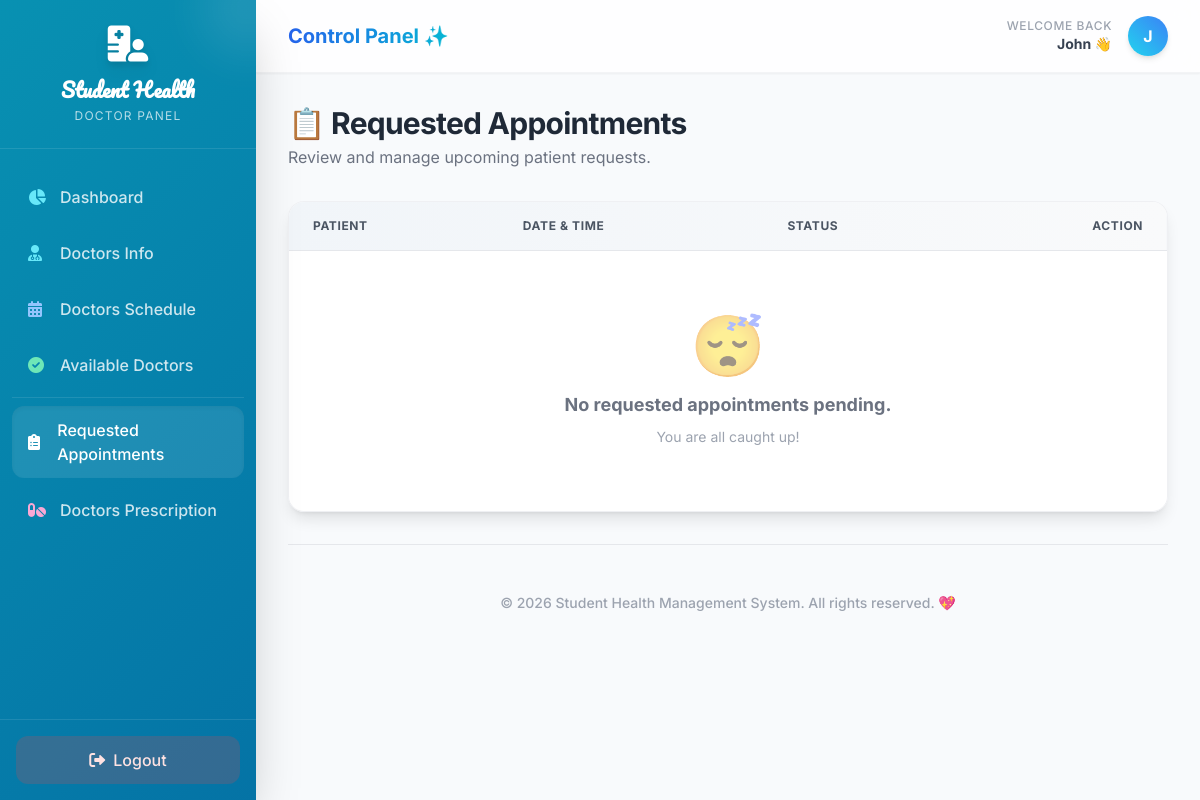
Before: /appointments/requested/ (signed in) with the older database file.
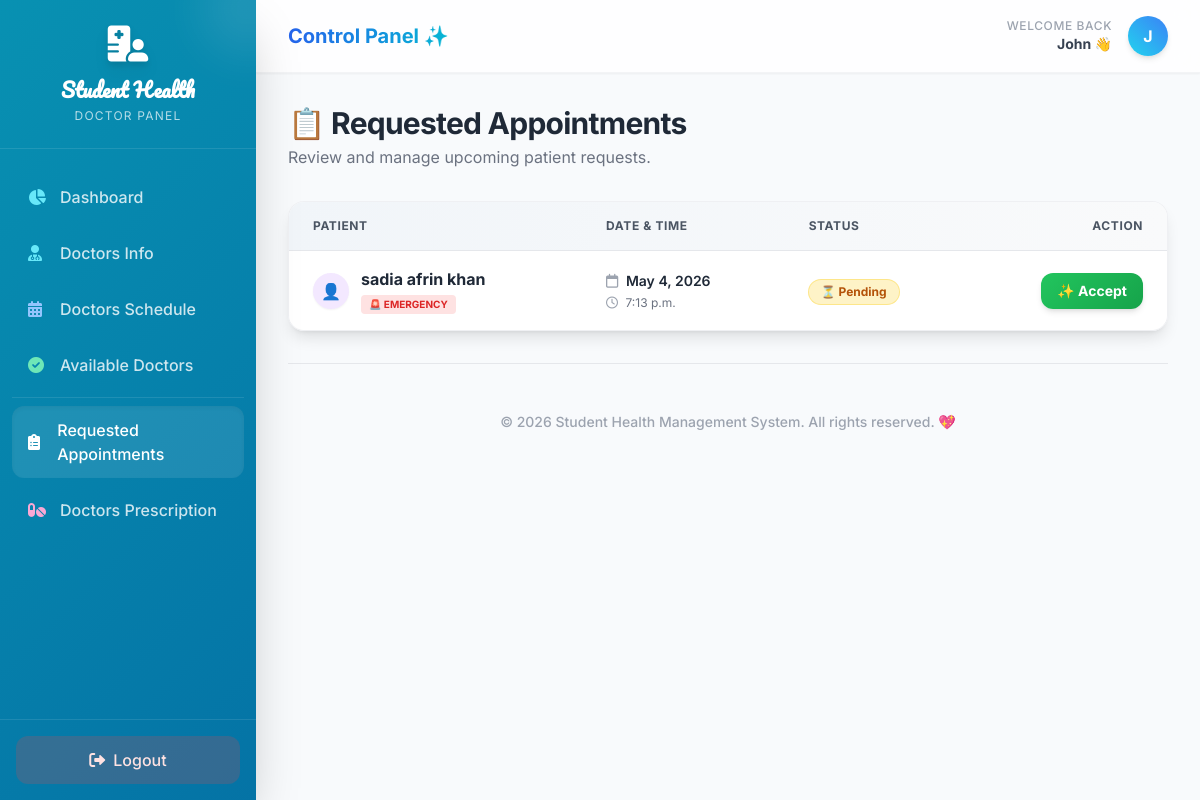
After: the same page with the newer database file.
### users/models.py (models this page shows, shortened)
class Appointment(models.Model):
    STATUS_CHOICES = [
        ('pending', 'Pending'),
        ('accepted', 'Accepted'),
        ('completed', 'Completed'),
        ('cancelled', 'Cancelled')
    ]
    patient = models.ForeignKey(Patient, on_delete=models.CASCADE, related_name='appointments')
    doctor = models.ForeignKey(Doctor, on_delete=models.CASCADE, related_name='appointments')
    date = models.DateField()
    time = models.TimeField()
    status = models.CharField(max_length=20, choices=STATUS_CHOICES, default='pending')
    is_emergency = models.BooleanField(default=False)
    created_at = models.DateTimeField(auto_now_add=True)

class Patient(models.Model):
    user = models.OneToOneField(User, on_delete=models.CASCADE, related_name='patient_profile')
    age = models.PositiveIntegerField(null=True, blank=True)
    gender = models.CharField(max_length=10, choices=[('male', 'Male'), ('female', 'Female'), ('other', 'Other')], null=True, blank=True)
    phone = models.CharField(max_length=15, null=True, blank=True)
    address = models.TextField(null=True, blank=True)
    medical_history = models.TextField(null=True, blank=True)

class User(AbstractUser):
    ROLE_CHOICES = [
        ('admin', 'Admin'),
        ('doctor', 'Doctor'),
        ('patient', 'Patient'),
        ('accountant', 'Accountant'),
        ('teacher', 'Teacher'),
    ]
    role = models.CharField(max_length=20, choices=ROLE_CHOICES, default='patient')

### users/views.py (the view)
# urls.py: path('appointments/requested/', views.requested_appointments, name='requested_appointments'),
@login_required(login_url='login')
def requested_appointments(request):
    if request.user.role == 'doctor':
        appointments = Appointment.objects.filter(doctor=request.user.doctor_profile, status='pending').order_by('-date', '-time')
    elif request.user.role == 'admin':
        appointments = Appointment.objects.filter(status='pending').order_by('-date', '-time')
    else:
        try:
            appointments = Appointment.objects.filter(patient=request.user.patient_profile, status='pending').order_by('-date', '-time')
        except:
            appointments = []
    return render(request, 'requested_appointments.html', {'appointments': appointments})

### users/templates/requested_appointments.html (shortened to what the changed rows need)
<!DOCTYPE html>
<html lang="en">
<head>
    <script src="https://cdn.tailwindcss.com"></script>
    <link href="https://cdnjs.cloudflare.com/ajax/libs/font-awesome/6.0.0-beta3/css/all.min.css" rel="stylesheet">
</head>
<body class="antialiased flex text-gray-800 min-h-screen">
    <main class="flex-1 ml-64 bg-[#f8fafc] min-h-screen relative">
        <header class="bg-white/80 backdrop-blur-md shadow-sm sticky top-0 z-10 border-b border-gray-100 px-8 py-4 flex justify-between items-center transition-all">
            <h2 class="text-xl font-bold bg-gradient-to-r from-blue-600 to-cyan-500 bg-clip-text text-transparent">Control Panel ✨</h2>
        </header>
        <div class="p-8 max-w-7xl mx-auto space-y-8">
            <div class="fade-in-up delay-2">
                <div class="glass-card rounded-2xl overflow-hidden shadow-lg border border-gray-200/60">
                    <table class="w-full text-left border-collapse">
                        <thead>
                            <tr class="bg-gradient-to-r from-slate-100 to-gray-50 border-b border-gray-200">
                                <th class="py-4 px-6 font-bold text-gray-600 uppercase text-xs tracking-wider">Patient</th>
                                <th class="py-4 px-6 font-bold text-gray-600 uppercase text-xs tracking-wider">Date & Time</th>
                                <th class="py-4 px-6 font-bold text-gray-600 uppercase text-xs tracking-wider">Status</th>
                                {% if user.role == 'doctor' or user.role == 'admin' %}
                                <th class="py-4 px-6 font-bold text-gray-600 uppercase text-xs tracking-wider text-right">Action</th>
                                {% endif %}
                            </tr>
                        </thead>
                        <tbody class="divide-y divide-gray-100 bg-white/70">
                            {% for appt in appointments %}
                            <tr class="table-row-hover">
                                <td class="py-4 px-6">
                                    <div class="flex items-center">
                                        <div class="w-9 h-9 rounded-full bg-purple-100 text-purple-600 flex items-center justify-center font-bold mr-3 shadow-sm">
                                            👤
                                        </div>
                                        <div class="font-bold text-gray-800 flex flex-col">
                                            <span>{% if appt.patient.user.first_name %}{{ appt.patient.user.first_name }}{% else %}{{ appt.patient.user.username }}{% endif %}</span>
                                            {% if appt.is_emergency %}
                                            <span class="text-[10px] bg-red-100 text-red-600 font-bold px-2 py-0.5 rounded mt-1 uppercase w-max">🚨 Emergency</span>
                                            {% endif %}
                                        </div>
                                    </div>
                                </td>
                                <td class="py-4 px-6">
                                    <div class="text-sm font-semibold text-gray-800"><i class="far fa-calendar text-gray-400 mr-1"></i> {{ appt.date }}</div>
                                    <div class="text-xs text-gray-500 mt-1"><i class="far fa-clock text-gray-400 mr-1"></i> {{ appt.time }}</div>
                                </td>
                                <td class="py-4 px-6">
                                    <span class="inline-flex items-center px-3 py-1 rounded-full text-xs font-bold bg-amber-100 text-amber-700 ring-1 ring-amber-200">
                                        ⏳ {{ appt.status|title }}
                                    </span>
                                </td>
                                {% if user.role == 'doctor' or user.role == 'admin' %}
                                <td class="py-4 px-6 text-right">
                                    {% if appt.status == 'pending' and user.role == 'doctor' %}
                                    <a href="{% url 'accept_appointment' appt.id %}" class="btn-accept text-white px-4 py-2 rounded-xl text-sm font-bold inline-flex items-center shadow-md">
                                        ✨ Accept
                                    </a>
                                    {% else %}
                                    <span class="text-gray-400 font-medium text-sm">-</span>
                                    {% endif %}
                                </td>
                                {% endif %}
                            </tr>
                            {% empty %}
                            <tr>
                                <td colspan="5" class="py-16 px-6 text-center">
                                    <div class="text-6xl mb-4 opacity-50">😴</div>
                                    <p class="text-lg font-bold text-gray-500">No requested appointments pending.</p>
                                    <p class="text-sm text-gray-400 mt-2">You are all caught up!</p>
                                </td>
                            </tr>
                            {% endfor %}
                        </tbody>
                    </table>
                </div>
            </div>
        </div>
    </main>
</body>
</html>

Changed rows visible on the page:
added Appointment: patient.user.first_name "sadia afrin khan", is_emergency "🚨 EMERGENCY", date "May 4, 2026", time "7:13 p.m.", status "Pending", shows "✨ Accept"
Other visible differences:
text no longer shown: "😴 No requested appointments pending. You are all caught up!"
